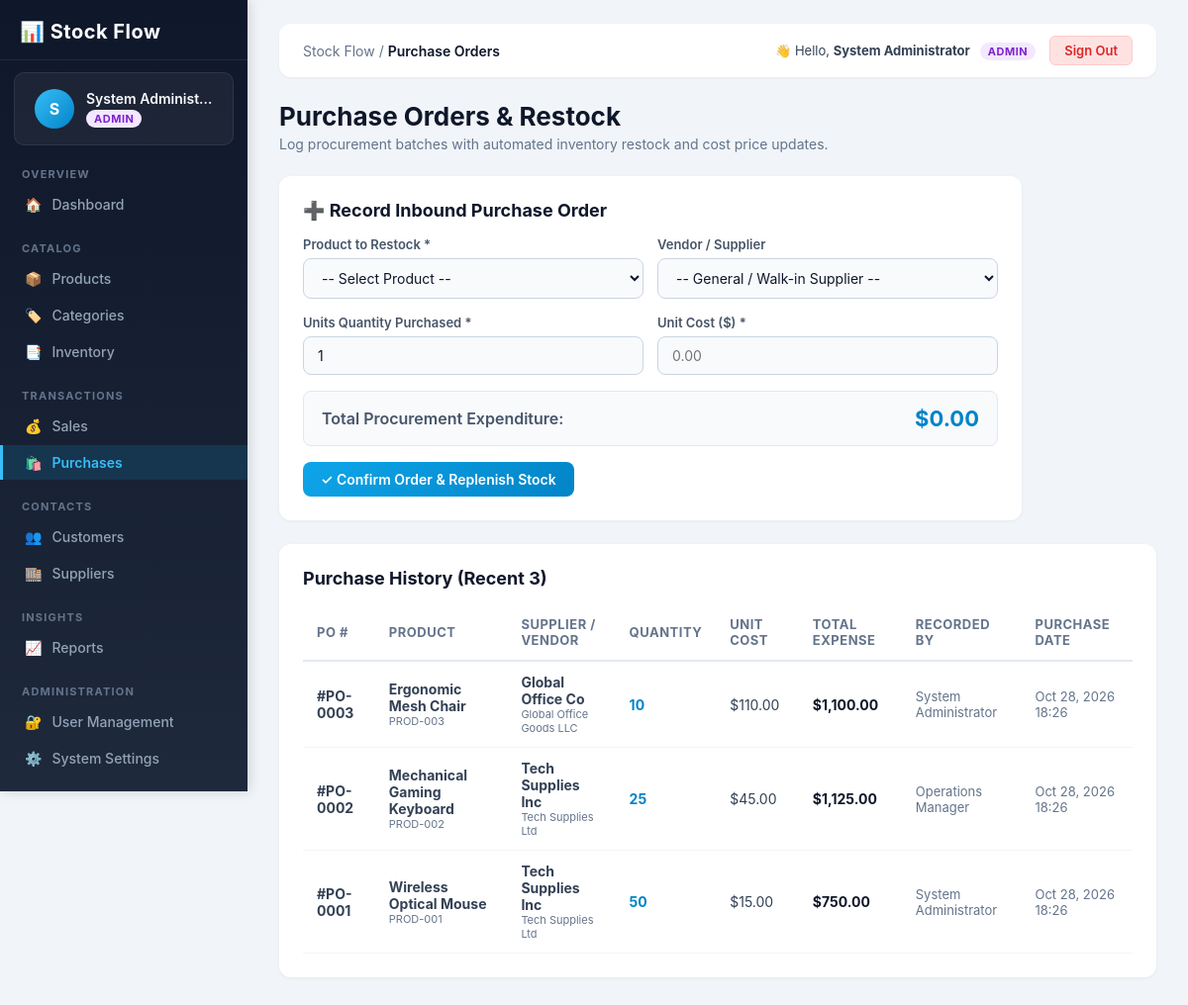
Page /pages/purchases.php (signed in) on the committed database.
### tables this page shows
CREATE TABLE IF NOT EXISTS `purchases` (
    `id` INT AUTO_INCREMENT PRIMARY KEY,
    `user_id` INT NULL,
    `product_id` INT NOT NULL,
    `supplier_id` INT NULL,
    `quantity` INT NOT NULL,
    `unit_cost` DECIMAL(10, 2) NOT NULL,
    `total_amount` DECIMAL(10, 2) NOT NULL,
    `purchase_date` TIMESTAMP DEFAULT CURRENT_TIMESTAMP,
    FOREIGN KEY (`user_id`) REFERENCES `users`(`id`) ON DELETE SET NULL,
    FOREIGN KEY (`product_id`) REFERENCES `products`(`id`) ON DELETE CASCADE,
    FOREIGN KEY (`supplier_id`) REFERENCES `suppliers`(`id`) ON DELETE SET NULL
);

CREATE TABLE IF NOT EXISTS `products` (
    `id` INT AUTO_INCREMENT PRIMARY KEY,
    `sku` VARCHAR(50) NOT NULL UNIQUE,
    `name` VARCHAR(150) NOT NULL,
    `category_id` INT NULL,
    `price` DECIMAL(10, 2) NOT NULL DEFAULT 0.00,
    `cost` DECIMAL(10, 2) NOT NULL DEFAULT 0.00,
    `quantity` INT NOT NULL DEFAULT 0,
    `min_stock` INT NOT NULL DEFAULT 5,
    `description` TEXT,
    `created_at` TIMESTAMP DEFAULT CURRENT_TIMESTAMP,
    `updated_at` TIMESTAMP DEFAULT CURRENT_TIMESTAMP ON UPDATE CURRENT_TIMESTAMP,
    FOREIGN KEY (`category_id`) REFERENCES `categories`(`id`) ON DELETE SET NULL
);

CREATE TABLE IF NOT EXISTS `suppliers` (
    `id` INT AUTO_INCREMENT PRIMARY KEY,
    `name` VARCHAR(100) NOT NULL,
    `company` VARCHAR(100) NULL,
    `email` VARCHAR(100) NULL,
    `phone` VARCHAR(30) NULL,
    `address` TEXT NULL,
    `created_at` TIMESTAMP DEFAULT CURRENT_TIMESTAMP
);

CREATE TABLE IF NOT EXISTS `users` (
    `id` INT AUTO_INCREMENT PRIMARY KEY,
    `username` VARCHAR(50) NOT NULL UNIQUE,
    `password` VARCHAR(255) NOT NULL,
    `full_name` VARCHAR(100) NOT NULL DEFAULT 'System User',
    `email` VARCHAR(100) NOT NULL,
    `role` ENUM('admin', 'manager', 'staff') NOT NULL DEFAULT 'staff',
    `status` ENUM('active', 'inactive') NOT NULL DEFAULT 'active',
    `created_at` TIMESTAMP DEFAULT CURRENT_TIMESTAMP,
    `updated_at` TIMESTAMP DEFAULT CURRENT_TIMESTAMP ON UPDATE CURRENT_TIMESTAMP
);

### pages/purchases.php (the view, shortened to what this page needs)
<?php
require_once __DIR__ . '/../config/db.php';
$purchases_list = [];
if ($pdo !== null) {
    $stmt = $pdo->query("SELECT pu.*, p.name AS product_name, p.sku, s.name AS supplier_name, s.company, u.username, u.full_name AS buyer_name
                         FROM purchases pu
                         JOIN products p ON pu.product_id = p.id
                         LEFT JOIN suppliers s ON pu.supplier_id = s.id
                         LEFT JOIN users u ON pu.user_id = u.id
                         ORDER BY pu.id DESC LIMIT 50");
    $purchases_list = $stmt->fetchAll();
}
require_once __DIR__ . '/../includes/header.php';
?>
<div class="page-title-row">
    <div>
        <h1>Purchase Orders & Restock</h1>
        <p style="color: #64748b; font-size: 14px; margin-top: 4px;">Log procurement batches with automated inventory restock and cost price updates.</p>
    </div>
</div>
<div class="form-card" style="max-width: 750px;">
    <h2>➕ Record Inbound Purchase Order</h2>
    <form method="POST" action="purchases.php" class="app-form">
        <div class="form-row form-row-2">
            <div class="form-group">
                <label class="form-label">Product to Restock *</label>
                <select name="product_id" id="purchase_product_select" class="form-control" required>
                    <option value="" data-cost="0">-- Select Product --</option>
                </select>
            </div>
            <div class="form-group">
                <label class="form-label">Vendor / Supplier</label>
                <select name="supplier_id" class="form-control">
                    <option value="">-- General / Walk-in Supplier --</option>
                </select>
            </div>
        </div>
        <div class="form-row form-row-2">
            <div class="form-group">
                <label class="form-label">Units Quantity Purchased *</label>
                <input type="number" name="quantity" id="purchase_quantity_input" class="form-control" placeholder="1" min="1" value="1" required>
            </div>
            <div class="form-group">
                <label class="form-label">Unit Cost ($) *</label>
                <input type="number" step="0.01" min="0" name="unit_cost" id="unit_cost_input" class="form-control" placeholder="0.00" required>
            </div>
        </div>
        <div style="background: #f8fafc; border: 1px solid #e2e8f0; border-radius: 8px; padding: 14px 18px; display: flex; justify-content: space-between; align-items: center;">
            <span style="font-weight: 600; color: #475569;">Total Procurement Expenditure:</span>
            <span id="purchase_total_display" style="font-size: 22px; font-weight: 700; color: #0284c7;">$0.00</span>
        </div>
        <button type="submit" class="btn btn-primary" style="align-self: flex-start;">
            ✓ Confirm Order & Replenish Stock
        </button>
    </form>
</div>
<div class="form-card" style="max-width: 100%;">
    <h2>Purchase History (Recent <?php echo count($purchases_list); ?>)</h2>
    <div class="table-responsive">
        <table class="app-table">
            <thead>
                <tr>
                    <th>PO #</th>
                    <th>Product</th>
                    <th>Supplier / Vendor</th>
                    <th>Quantity</th>
                    <th>Unit Cost</th>
                    <th>Total Expense</th>
                    <th>Recorded By</th>
                    <th>Purchase Date</th>
                </tr>
            </thead>
            <tbody>
                <?php if (empty($purchases_list)): ?>
                    <tr>
                        <td colspan="8" style="padding: 20px; text-align: center; color: #64748b;">No purchase orders recorded yet.</td>
                    </tr>
                <?php else: ?>
                    <?php foreach ($purchases_list as $pu): ?>
                        <tr>
                            <td><strong>#PO-<?php echo str_pad($pu['id'], 4, '0', STR_PAD_LEFT); ?></strong></td>
                            <td>
                                <strong><?php echo htmlspecialchars($pu['product_name']); ?></strong>
                                <span style="font-size: 11px; color: #64748b; display: block;"><?php echo htmlspecialchars($pu['sku']); ?></span>
                            </td>
                            <td>
                                <strong><?php echo htmlspecialchars($pu['supplier_name'] ?? 'General Supplier'); ?></strong>
                                <?php if (!empty($pu['company'])): ?>
                                    <span style="font-size: 11px; color: #64748b; display: block;"><?php echo htmlspecialchars($pu['company']); ?></span>
                                <?php endif; ?>
                            </td>
                            <td><strong style="color: #0284c7;"><?php echo $pu['quantity']; ?></strong></td>
                            <td>$<?php echo number_format($pu['unit_cost'], 2); ?></td>
                            <td style="color: #0f172a; font-weight: 700;">$<?php echo number_format($pu['total_amount'], 2); ?></td>
                            <td style="color: #64748b; font-size: 13px;">
                                <?php echo htmlspecialchars($pu['buyer_name'] ?? $pu['username'] ?? 'Staff'); ?>
                            </td>
                            <td style="color: #64748b; font-size: 13px;"><?php echo date('M d, Y H:i', strtotime($pu['purchase_date'])); ?></td>
                        </tr>
                    <?php endforeach; ?>
                <?php endif; ?>
            </tbody>
        </table>
    </div>
</div>
<?php require_once __DIR__ . '/../includes/footer.php'; ?>

### style/style.css (style rules this page uses)
* { margin: 0; padding: 0; box-sizing: border-box; }
body { font-family: -apple-system, BlinkMacSystemFont, "Segoe UI", Roboto, Helvetica, Arial, sans-serif; background-color: #f1f5f9; color: #1e293b; min-height: 100vh; }
.page-title-row { display: flex; align-items: center; justify-content: space-between; margin-bottom: 24px; flex-wrap: wrap; gap: 12px; }
.page-title-row h1 { font-size: 26px; font-weight: 700; color: #0f172a; }
.form-card { background: #ffffff; border-radius: 12px; padding: 24px; box-shadow: 0 1px 4px rgba(0, 0, 0, 0.05); margin-bottom: 24px; }
.form-card h2 { font-size: 18px; font-weight: 700; color: #0f172a; margin-bottom: 16px; display: flex; align-items: center; justify-content: space-between; }
.app-form { display: flex; flex-direction: column; gap: 16px; }
.form-group { display: flex; flex-direction: column; gap: 6px; }
.form-label { font-size: 13px; font-weight: 600; color: #475569; }
.form-control { width: 100%; padding: 10px 14px; font-size: 14px; font-family: inherit; color: #0f172a; background: #f8fafc; border: 1.5px solid #cbd5e1; border-radius: 8px; outline: none; transition: all 0.2s ease; }
.form-row { display: grid; gap: 14px; }
.form-row-2 { grid-template-columns: 1fr 1fr; }
.btn { display: inline-flex; align-items: center; justify-content: center; gap: 6px; padding: 9px 18px; font-size: 14px; font-weight: 600; font-family: inherit; border-radius: 8px; border: none; cursor: pointer; transition: all 0.2s ease; text-decoration: none; }
.btn-primary { background: linear-gradient(135deg, #0ea5e9 0%, #0284c7 100%); color: #ffffff; }
.table-responsive { width: 100%; overflow-x: auto; }
.app-table { width: 100%; border-collapse: collapse; text-align: left; font-size: 14px; }
.app-table thead tr { border-bottom: 2px solid #e2e8f0; color: #64748b; font-weight: 600; font-size: 13px; text-transform: uppercase; letter-spacing: 0.5px; }
.app-table th { padding: 12px 14px; }
.app-table td { padding: 12px 14px; border-bottom: 1px solid #f1f5f9; color: #334155; }

### rows in the picture
purchases: id "0003", product.name "Ergonomic Mesh Chair", product.sku "PROD-003", supplier.name "Global Office Co", supplier.company "Global Office Goods LLC", quantity "10", unit_cost "110.00", total_amount "1,100.00", user.full_name "System Administrator", purchase_date "Oct 28, 2026 18:26"
purchases: id "0002", product.name "Mechanical Gaming Keyboard", product.sku "PROD-002", supplier.name "Tech Supplies Inc", supplier.company "Tech Supplies Ltd", quantity "25", unit_cost "45.00", total_amount "1,125.00", user.full_name "Operations Manager", purchase_date "Oct 28, 2026 18:26"
purchases: id "0001", product.name "Wireless Optical Mouse", product.sku "PROD-001", supplier.name "Tech Supplies Inc", supplier.company "Tech Supplies Ltd", quantity "50", unit_cost "15.00", total_amount "750.00", user.full_name "System Administrator", purchase_date "Oct 28, 2026 18:26"

### other values in the picture
$user_initial "S"
$user_name "System Administ…"
$user_role "ADMIN"
str_replace('Stock Flow - ', '', $page_title) "Purchase Orders"
$user_name "System Administrator"
count($purchases_list) "3"
